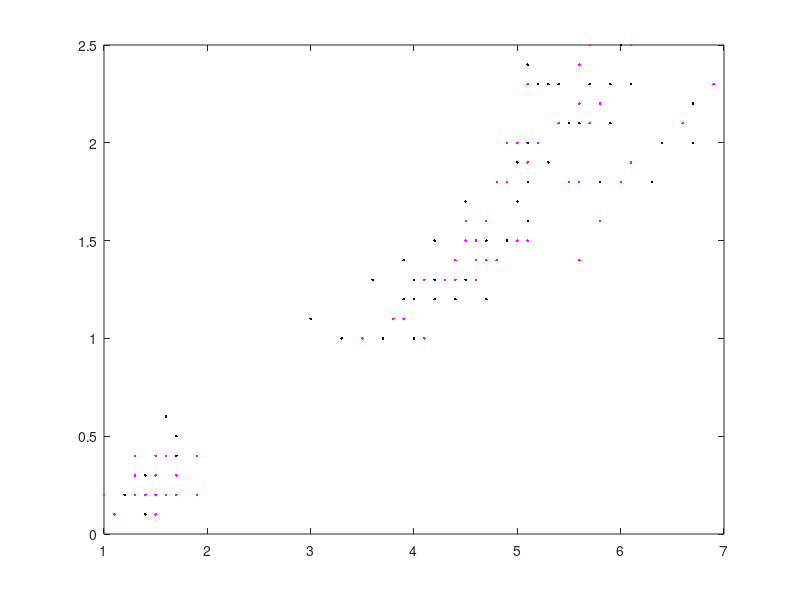

This chart was generated by the following MATLAB code: (Note: this script raises an error after producing the figure.)
global fid
fid = [];

pTrain = 0.5;

load bayes1data

dataInd = randperm(size(data, 2));
trainInd = dataInd(1:floor(size(data, 2) * pTrain));
testInd = dataInd(floor(size(data, 2) * pTrain) + 1:end);
trainClasses = classes(trainInd);
trainData = data(:, trainInd);
testClasses = classes(testInd);
testData = data(:, testInd);

plot(trainData(1, :), trainData(2, :), 'k.');
hold on;
plot(testData(1, :), testData(2, :), 'm.');
h = plotclass(mu, Sigma);
for i = 1:length(h)
  set(h(i), 'LineStyle', ':');
end
hold on;

[C, Pest, muEst, SigmaEst] = bayes3(trainClasses, trainData, testData);
h = plotclass(muEst, SigmaEst);
correctInd = find(C == testClasses);
incorrectInd = find(C ~= testClasses);

% plot(data(1, correctInd), data(2, correctInd), '.');
% hold on;
plot(data(1, incorrectInd), data(2, incorrectInd), 'ro');

axis equal
savefigure(mfilename);

confusionmat(testClasses, C)
